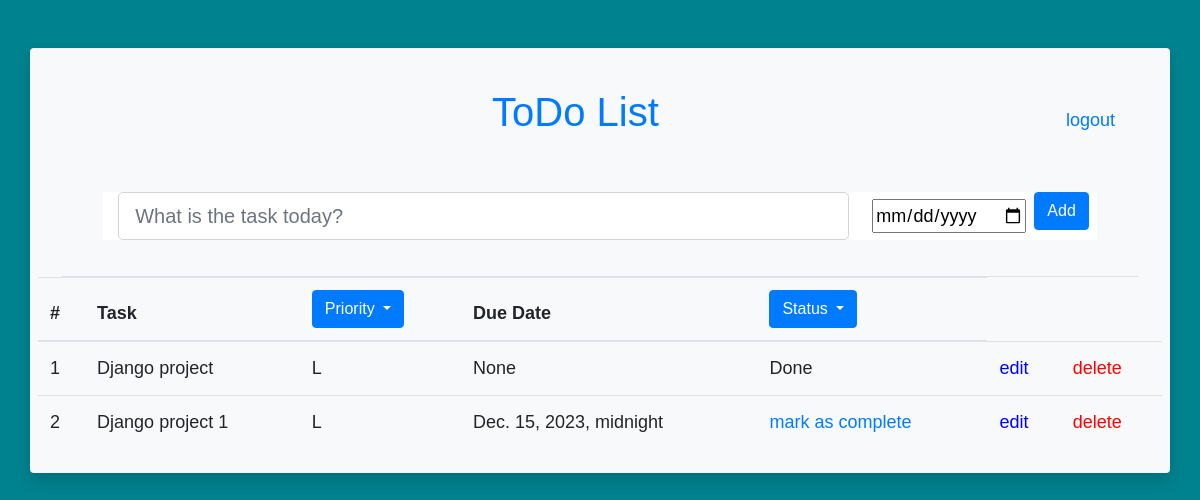
Page /priority/L/ on the committed database.
### home/models.py (models this page shows, shortened)
class Task(models.Model):
    Priority = (('L', 'Low'),
                ('M', 'Medium'),
                ('H', 'High'))
    task_name = models.CharField(max_length=200)
    due_date = models.DateTimeField(default=None, null=True, blank=True)
    completed = models.BooleanField(default=False)
    priority = models.CharField(max_length=1, choices=Priority, default='L')

### home/views.py (the view)
# urls.py: path('priority/<choice>/', views.priority, name='priority'),
def priority(request, choice):
    if request.method == 'POST':
        form = TaskForm(request.POST)
        if form.is_valid():
            form.save()
            return redirect('home:home')
    tasks = Task.objects.filter(priority=choice)
    form = TaskForm()
    print(form)
    return render(request, 'home.html', {'tasks': tasks, 'form': form})

### home/forms.py
class TaskForm(forms.ModelForm):
    class Meta:
        model = Task
        fields = ['task_name', 'due_date']

### templates/home.html (shortened to what this page needs)
{% extends 'base.html' %}
{% block content %}
<div class="container m-5 p-2 rounded mx-auto bg-light shadow">
            <div class="row m-1 p-4">
                <div class="col">
                    <div class="p-1 h1 text-primary text-center display-inline-block">
                        <div class="heading">ToDo List<a href="/logout" class="float-right"><font size="4px">logout</a></div>
                    </div>
                </div>
            </div>
            <form method="POST">
                <div class="row m-1 p-3">
                    <div class="col col-11 mx-auto">
                        <div class="row bg-white justify-content-center">
                            <div class="col">
                                <input type="text"  name="task_name" maxlength="200" required id="id_task_name"
                                 class="form-control form-control-lg" placeholder="What is the task today?">
                            </div>
                            <div class="col-auto m-0 px-2 d-flex align-items-center">
                                <input title="Set a due date" type="date" name="due_date" id="id_due_date">
                            </div>
                            <div class="col-auto px-0 mx-0 mr-2">
                                <input type="submit" class="btn btn-primary" value="Add" />
                            </div>
                        </div>
                    </div>
                </div>
            </form>
            <div class="p-2 mx-4 border-black-25 border-bottom" ></div>
            <table class="table">
                <thead>
                    <tr>
                        <th scope="col">#</th>
                        <th scope="col">Task</th>
                        <th scope="col">
                            <div class="dropdown">
                                <button class="btn btn-primary dropdown-toggle" type="button"
                                 data-toggle="dropdown">
                                Priority
                                </button>
                            </div>
                        </th>
                        <th scope="col">Due Date</th>
                        <th scope="col">
                            <div class="dropdown">
                                <button class="btn btn-primary dropdown-toggle" type="button"
                                 data-toggle="dropdown">
                                Status
                                </button>
                            </div>
                        </th>
                    </tr>
                </thead>
                <tbody>
                {% for task in tasks %}
                    <tr>
                        <td scope="row">{{ forloop.counter }}</td>
                        <td scope="row">{{ task.task_name }}</td>
                        <td scope="row">{{ task.priority}}</td>
                        <td scope="row">{{ task.due_date}}</td>
                        <td scope="row">
                            {% if task.completed == True %}
                            Done
                            {% else %}
                            <a class="link" href="{% url 'home:completed' task.id %}">mark as complete</a>
                        {% endif %}
                        </td>
                        <td><a href="{% url 'home:edit' task.id %}"><font color="blue">edit</a></td>
                        <td><a href="{% url 'home:delete' task.id%}"><font color="red">delete</a></td>
                    </tr>
                {% endfor %}
                </tbody>
            </table>
        </div>
{% endblock %}

### templates/base.html (style rules this page uses)
body { font-family: 'Open-Sans', sans-serif; line-height: 1.6; background-color:#00838F; }

### rows in the picture
Task: task_name "Django project", priority "L", due_date "None", completed "Done"
Task: task_name "Django project 1", priority "L", due_date "Dec. 15, 2023, midnight", completed "mark as complete"
